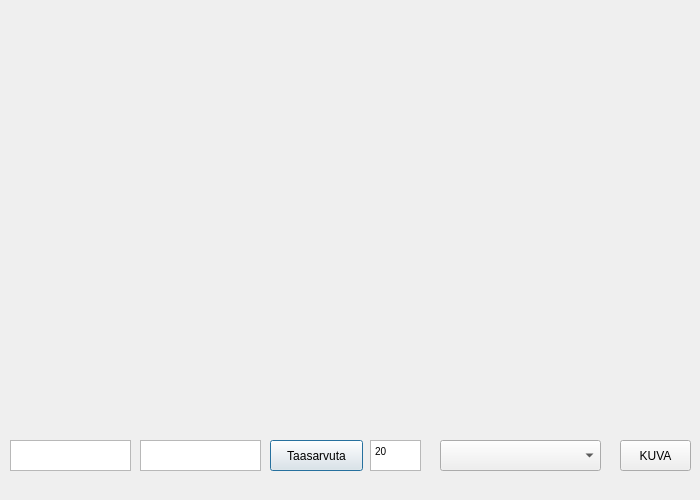
<?xml version="1.0" encoding="UTF-8"?>
<ui version="4.0">
 <class>Dialog</class>
 <widget class="QDialog" name="Dialog">
  <property name="geometry">
   <rect>
    <x>0</x>
    <y>0</y>
    <width>700</width>
    <height>500</height>
   </rect>
  </property>
  <property name="windowTitle">
   <string>Dialog</string>
  </property>
  <widget class="QLabel" name="pilt">
   <property name="geometry">
    <rect>
     <x>14</x>
     <y>5</y>
     <width>671</width>
     <height>431</height>
    </rect>
   </property>
   <property name="text">
    <string/>
   </property>
  </widget>
  <widget class="QTextEdit" name="daysaverage">
   <property name="geometry">
    <rect>
     <x>370</x>
     <y>440</y>
     <width>51</width>
     <height>31</height>
    </rect>
   </property>
   <property name="html">
    <string>&lt;!DOCTYPE HTML PUBLIC &quot;-//W3C//DTD HTML 4.0//EN&quot; &quot;http://www.w3.org/TR/REC-html40/strict.dtd&quot;&gt;
&lt;html&gt;&lt;head&gt;&lt;meta name=&quot;qrichtext&quot; content=&quot;1&quot; /&gt;&lt;style type=&quot;text/css&quot;&gt;
p, li { white-space: pre-wrap; }
&lt;/style&gt;&lt;/head&gt;&lt;body style=&quot; font-family:'MS Shell Dlg 2'; font-size:7.8pt; font-weight:400; font-style:normal;&quot;&gt;
&lt;p style=&quot; margin-top:0px; margin-bottom:0px; margin-left:0px; margin-right:0px; -qt-block-indent:0; text-indent:0px;&quot;&gt;20&lt;/p&gt;&lt;/body&gt;&lt;/html&gt;</string>
   </property>
  </widget>
  <widget class="QPushButton" name="uuesti">
   <property name="geometry">
    <rect>
     <x>270</x>
     <y>440</y>
     <width>93</width>
     <height>31</height>
    </rect>
   </property>
   <property name="text">
    <string>Taasarvuta</string>
   </property>
  </widget>
  <widget class="QTextEdit" name="daysend">
   <property name="geometry">
    <rect>
     <x>140</x>
     <y>440</y>
     <width>121</width>
     <height>31</height>
    </rect>
   </property>
   <property name="html">
    <string>&lt;!DOCTYPE HTML PUBLIC &quot;-//W3C//DTD HTML 4.0//EN&quot; &quot;http://www.w3.org/TR/REC-html40/strict.dtd&quot;&gt;
&lt;html&gt;&lt;head&gt;&lt;meta name=&quot;qrichtext&quot; content=&quot;1&quot; /&gt;&lt;style type=&quot;text/css&quot;&gt;
p, li { white-space: pre-wrap; }
&lt;/style&gt;&lt;/head&gt;&lt;body style=&quot; font-family:'MS Shell Dlg 2'; font-size:7.8pt; font-weight:400; font-style:normal;&quot;&gt;
&lt;p style=&quot;-qt-paragraph-type:empty; margin-top:0px; margin-bottom:0px; margin-left:0px; margin-right:0px; -qt-block-indent:0; text-indent:0px;&quot;&gt;&lt;br /&gt;&lt;/p&gt;&lt;/body&gt;&lt;/html&gt;</string>
   </property>
  </widget>
  <widget class="QTextEdit" name="daysbegin">
   <property name="geometry">
    <rect>
     <x>10</x>
     <y>440</y>
     <width>121</width>
     <height>31</height>
    </rect>
   </property>
   <property name="html">
    <string>&lt;!DOCTYPE HTML PUBLIC &quot;-//W3C//DTD HTML 4.0//EN&quot; &quot;http://www.w3.org/TR/REC-html40/strict.dtd&quot;&gt;
&lt;html&gt;&lt;head&gt;&lt;meta name=&quot;qrichtext&quot; content=&quot;1&quot; /&gt;&lt;style type=&quot;text/css&quot;&gt;
p, li { white-space: pre-wrap; }
&lt;/style&gt;&lt;/head&gt;&lt;body style=&quot; font-family:'MS Shell Dlg 2'; font-size:7.8pt; font-weight:400; font-style:normal;&quot;&gt;
&lt;p style=&quot;-qt-paragraph-type:empty; margin-top:0px; margin-bottom:0px; margin-left:0px; margin-right:0px; -qt-block-indent:0; text-indent:0px;&quot;&gt;&lt;br /&gt;&lt;/p&gt;&lt;/body&gt;&lt;/html&gt;</string>
   </property>
  </widget>
  <widget class="QComboBox" name="comboBox">
   <property name="geometry">
    <rect>
     <x>440</x>
     <y>440</y>
     <width>161</width>
     <height>31</height>
    </rect>
   </property>
  </widget>
  <widget class="QPushButton" name="pushButton">
   <property name="geometry">
    <rect>
     <x>620</x>
     <y>440</y>
     <width>71</width>
     <height>31</height>
    </rect>
   </property>
   <property name="text">
    <string>KUVA</string>
   </property>
  </widget>
 </widget>
 <resources/>
 <connections/>
</ui>
